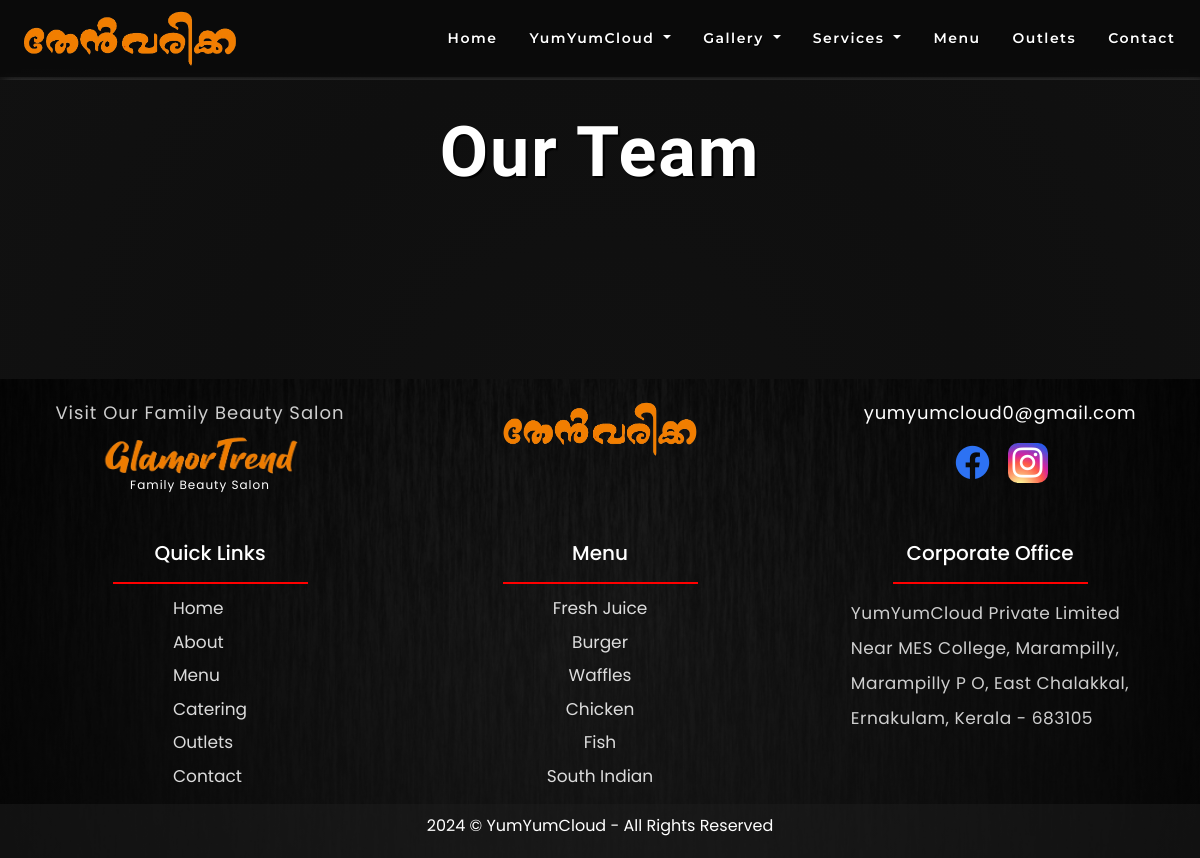
The page /team/ on the database as committed earlier.
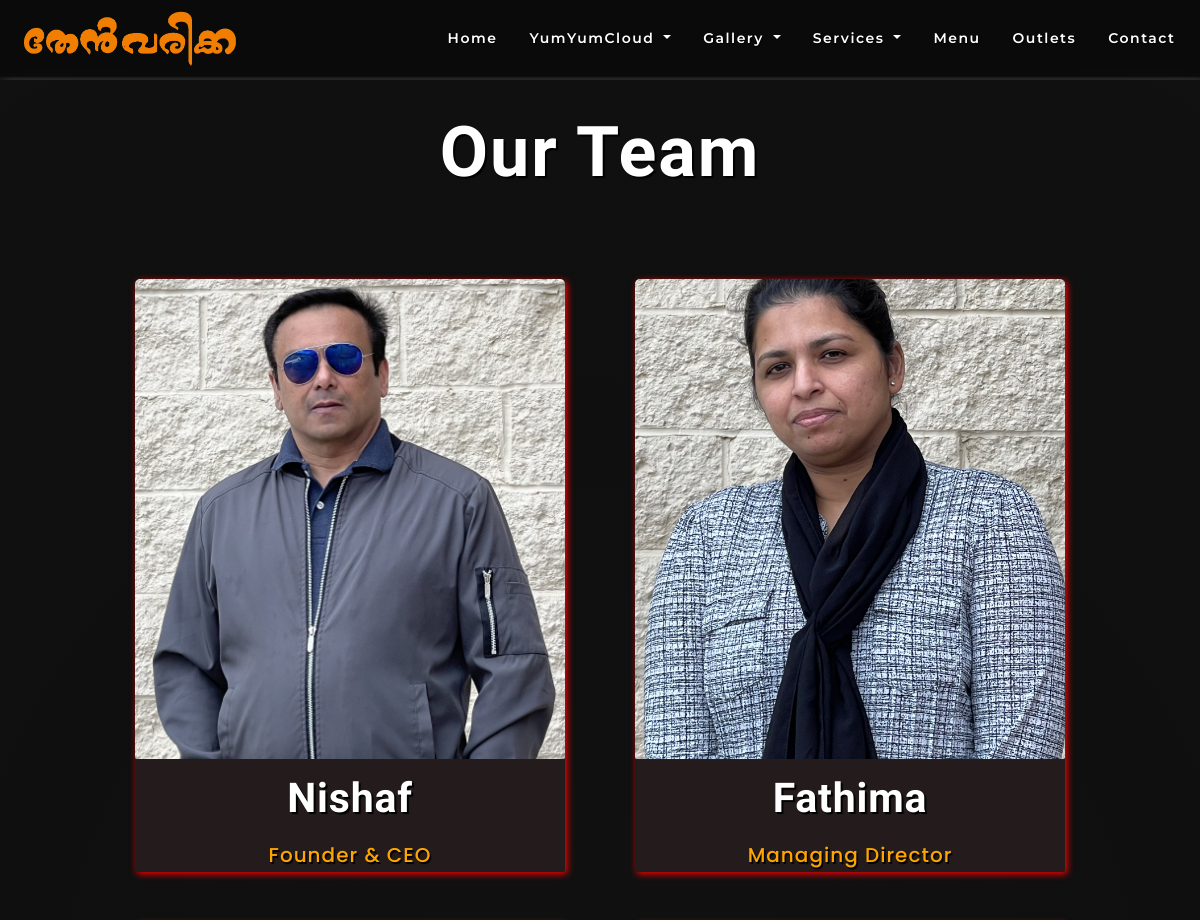
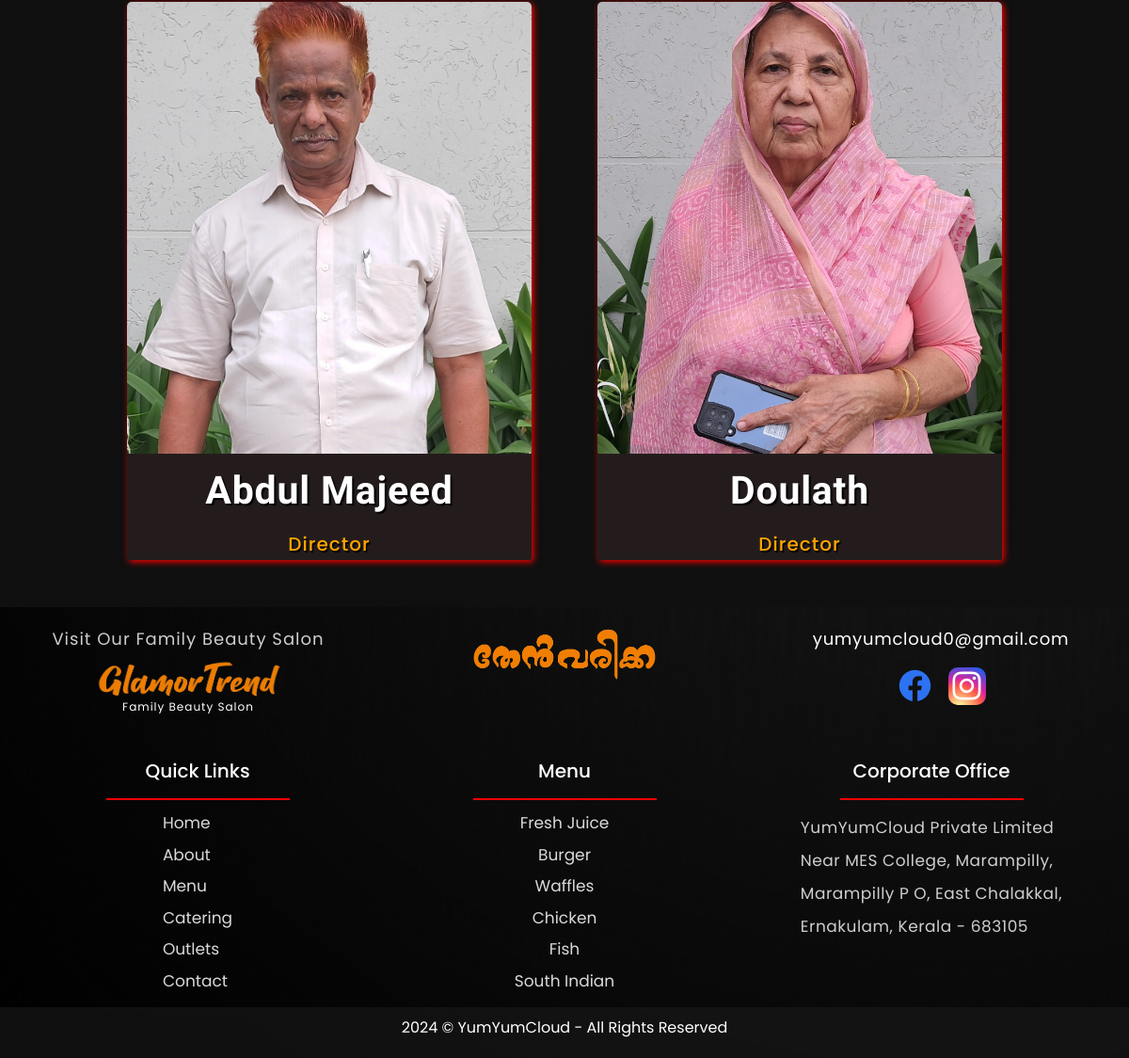
The same page on the database as committed later (2 pictures, top to bottom).
### App/models.py (models this page shows, shortened)
class Team_line_1(models.Model):
    Member_image = models.ImageField(upload_to='team')
    Member_name = models.CharField(max_length = 50)
    Member_title = models.CharField(max_length = 50)

class Team_line_2(models.Model):
    Member_image = models.ImageField(upload_to='team')
    Member_name = models.CharField(max_length = 50)
    Member_title = models.CharField(max_length = 50)

### App/views.py (the view)
# urls.py: path('team/', views.team, name='team'),
def team(request):
    dict_team = {
        'team1': Team_line_1.objects.all(),
        'team2': Team_line_2.objects.all()
    }
    return render(request, 'App/team.html', dict_team)

### templates/App/team.html (shortened to what this page needs)
{% extends 'App/base.html' %}
{% load static %}
{% block content %}
<body id="teambody">
    <div class="team-container">
        <div class="team-title">
            <h1>Our Team</h1>
        </div>
        <div class="team">
            <div class="team-director">
                <div class="first-two">
                    {% for t in team1 %}
                    <div class="person">
                        <img src="{{t.Member_image.url}}" alt="">
                        <h1>{{t.Member_name}}</h1>
                        <h3>{{t.Member_title}}</h3>
                    </div>
                {% endfor %}
                </div>
                <div class="last-two">
                    {% for t in team2 %}
                    <div class="person">
                        <img src="{{t.Member_image.url}}" alt="">
                        <h1>{{t.Member_name}}</h1>
                        <h3>{{t.Member_title}}</h3>
                    </div>
                    {% endfor %}
                </div>
            </div>
        </div>
    </div>
</body>
{% endblock %}

### templates/App/base.html (shortened to what this page needs)
{% load static %}
<!DOCTYPE html>
<html lang="en">
<head>
    <link href='https://unpkg.com/boxicons@2.1.4/css/boxicons.min.css' rel='stylesheet'>
    <link rel="stylesheet" href="{% static '/css/style.css' %}">
    <link rel="stylesheet" href="https://pro.fontawesome.com/releases/v5.10.0/css/all.css"/>
    <link href="https://cdn.jsdelivr.net/npm/bootstrap@5.3.2/dist/css/bootstrap.min.css" rel="stylesheet">
</head>
<body>
    <header>
        {% block nav-fixed-top %}
            <nav class="navbar navbar-expand-lg fixed-top">
        {% endblock %}
        <div class="container-fluid">
            <a class="navbar-brand" href="{% url 'home' %}" id="brandname">
              <img src="{% static '/images/yumyum-logo.png' %}" alt="">
            </a>
          <div class="collapse navbar-collapse" id="navbarNavDropdown">
            <ul class="navbar-nav ms-auto basenav">
              <li class="nav-item {% if request.path == '/' %}active{% endif %}">
                <a class="nav-link" aria-current="page" href="{% url 'home' %}">Home</a>
              </li>
              <li class="nav-item dropdown">
                <a class="nav-link dropdown-toggle" href="#" role="button" data-bs-toggle="dropdown" aria-expanded="false">
                  YumYumCloud
                </a>
              </li>
              <li class="nav-item dropdown">
                <a class="nav-link dropdown-toggle" href="#" role="button" data-bs-toggle="dropdown" aria-expanded="false">
                    Gallery
                  </a>
              </li>
              <li class="nav-item dropdown">
                <a class="nav-link dropdown-toggle" href="#" role="button" data-bs-toggle="dropdown" aria-expanded="false">
                  Services
                </a>
              </li>
              <li class="nav-item {% if request.path == '/menu/' %}active{% endif %}">
                <a class="nav-link " href="{% url 'menu' %}">Menu</a>
              </li>
              <li class="nav-item {% if request.path == '/outlets/' %}active{% endif %}">
                <a class="nav-link" href="{% url 'outlets' %}">Outlets</a>
              </li>
              <li class="nav-item {% if request.path == '/contact-us/' %}active{% endif %}">
                <a class="nav-link" href="{% url 'contact-us' %}">Contact</a>
              </li>
            </ul>
          </div>
        </div>
      </nav>
    </header>
    {% block content %}
    {% endblock %}
    <footer id="footer">
      <div class="footer-card">
        <div class="top-section">
          <div class="glamortrend-logo">
            <a target="_blank" href="https://glamortrend.com">
              <span class="visit-text">Visit Our Family Beauty Salon</span>
              <img src="{% static '/images/glamortrend-logo-removebg2.png' %}" alt="">
              <span class="family-salon">Family Beauty Salon</span>
            </a>
          </div>
          <div class="yumyum-logo">
            <img src="{% static '/images/yumyum-logo.png' %}" alt="">
          </div>
          <div class="social-medias">
            <div class="footer-email">
              <a href="mailto:yumyumcloud0@gmail.com">yumyumcloud0@gmail.com</a>
            </div>
            <div class="social-media-icons">
              <a href="">
                <i class='bx bxl-facebook-circle'></i>
              </a>
              <a href="">
                <i class='bx bxl-instagram' ></i>
              </a>
            </div>
          </div>
        </div>
        <div class="grid-container">
          <div class="left-grid">
            <div class="left-heading">
              <h3>Quick Links</h3>
            </div>
            <div class="underline"></div>
            <div class="footer-link">
              <a href="{% url 'home' %}">Home</a>
              <a href="{% url 'about-yumyum' %}">About</a>
              <a href="{% url 'menu' %}">Menu</a>
              <a href="{% url 'catering' %}">Catering</a>
              <a href="{% url 'outlets' %}">Outlets</a>
              <a href="{% url 'contact-us' %}">Contact</a>
            </div>
          </div>
          <div class="middle-grid">
            <div class="middle-heading">
              <h3>Menu</h3>
            </div>
            <div class="underline"></div>
            <div class="footer-link">
              <a href="{% url 'menu' %}">Fresh Juice</a>
              <a href="{% url 'menu' %}">Burger</a>
              <a href="{% url 'menu' %}">Waffles</a>
              <a href="{% url 'menu' %}">Chicken</a>
              <a href="{% url 'menu' %}">Fish</a>
              <a href="{% url 'menu' %}#south-indian-food-header">South Indian</a>
            </div>
          </div>
          <div class="right-grid">
            <div class="corporate-office-heading">
              <h3>Corporate Office</h3>
            </div>
            <div class="underline"></div>
            <div class="corporate-office-address">
              <p>YumYumCloud Private Limited <br>
                Near MES College, Marampilly, <br>
                Marampilly P O, East Chalakkal, <br>
                Ernakulam, Kerala - 683105 <br>
              </p>
            </div>
          </div>
        </div>
        <div class="copyright">
          <p>
          <script>document.write(new Date().getFullYear())</script> ©  YumYumCloud - All Rights Reserved
        </p>
        </div>
      </div>
    </footer>
</body>
</html>

### templates/App/team.html (style rules this page uses)
#teambody { background: rgb(17,17,17); background: radial-gradient(circle, rgba(17,17,17,1) 0%, rgba(15,15,15,1) 50%, rgba(17,17,17,1) 100%); }
.team-container { box-shadow: 4px 4px 10px gray; }
.team-container .team-title { display: flex; justify-content: center; margin-top: 80px; }
.team-container .team-title h1 { margin-top: 30px; color: white; font-size: 7rem; text-shadow: 2px 2px 1px black; font-weight: bold; letter-spacing: 2px; font-family: "Gabriela", serif; }
.team .team-director { margin-top: 30px; padding: 50px; display: flex; flex-direction: column; gap: 50px; }
.team .team-director .first-two, .team .team-director .last-two { display: flex; justify-content: center; gap: 70px; }
.team .team-director .person { background-color: rgb(36, 28, 28); display: flex; flex-direction: column; align-items: center; gap: 15px; border-radius: 5px 5px 2px 2px; transition: .5s all linear; box-shadow: 2px 2px 7px red; }
.team .team-director .person img { width: 430px; height: 480px; object-fit: cover; border-radius: 5px 5px 2px 2px; }
.team .team-director .person h1 { color: white; font-size: 4.1rem; font-weight: bold; letter-spacing: .8px; text-shadow: 2px 2px 1px black; font-family: "Gabriela", serif; }
.team .team-director .person h3 { font-family: 'Poppins', sans-serif; color: orange; font-size: 2rem; letter-spacing: 1px; text-shadow: 1.5px 1.5px 1px black; }

Rows that differ between the two databases and show on the page:
added Team_line_1: Member_image (picture), Member_name "Nishaf", Member_title "Founder & CEO"
added Team_line_1: Member_image (picture), Member_name "Fathima", Member_title "Managing Director"
added Team_line_2: Member_image (picture), Member_name "Abdul Majeed", Member_title "Director"
added Team_line_2: Member_image (picture), Member_name "Doulath", Member_title "Director"
